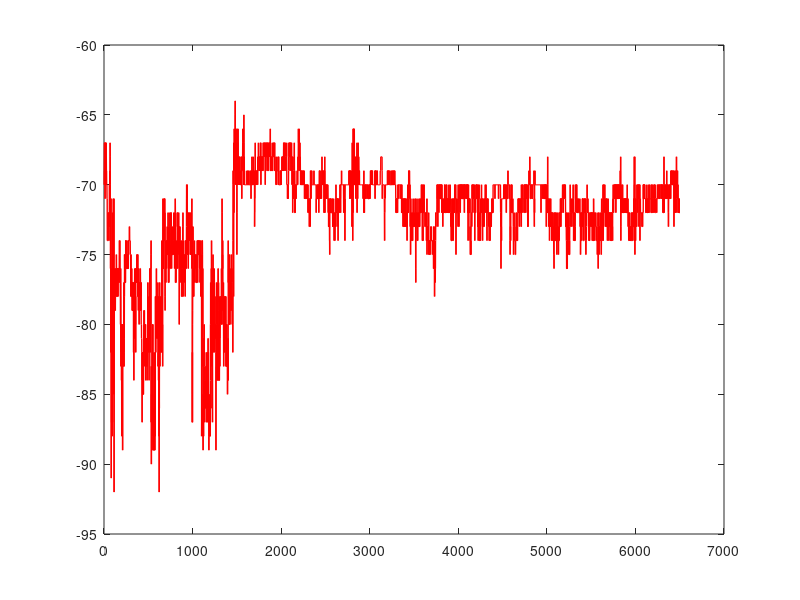

Write the MATLAB code that produced this figure. (Note: this script raises an error after producing the figure.)
clear; close all; clc

load data_NLOS.mat

rssa = A(1:6500,1);
rssLen = length(rssa);

textSize = 16;
linewid = 1;
figure(1)
plot(1:rssLen, rssa, 'r', 'MarkerFaceColor', 'r', 'LineWidth', linewid)
hold on
ax = gca;
ax.YAxis.FontSize = 13;
ax.XAxis.FontSize = 13;
ax.YAxis.FontWeight = 'bold';
ax.XAxis.FontWeight = 'bold';
xlim([0 rssLen-1])
xticklabels([0:1000:rssLen])
xlabel('Index', 'FontSize', 15, 'FontWeight', 'bold')
ylabel('RSS (dB)', 'FontSize', 15, 'FontWeight', 'bold')
print('entropy1','-depsc')

load data_NLOS_permh.mat

rssaperm = A.';
rssapermLen = length(rssaperm);

figure(2)
plot(1:rssapermLen, rssaperm, 'r', 'MarkerFaceColor', 'r', 'LineWidth',linewid)
hold on
ax = gca;
ax.YAxis.FontSize = 13;
ax.XAxis.FontSize = 13;
ax.YAxis.FontWeight = 'bold';
ax.XAxis.FontWeight = 'bold';
xlim([0 rssLen-1])
xticklabels([0:1000:rssLen])
xlabel('Index', 'FontSize', 15, 'FontWeight','bold')
ylabel('RSS (dB)', 'FontSize',15, 'FontWeight','bold')
print('entropy2','-depsc')

load data_NLOS_permf.mat

rssaperm = A.';
rssapermLen = length(rssaperm);

figure(3)
plot(1:rssapermLen, rssaperm, 'r', 'MarkerFaceColor', 'r', 'LineWidth',linewid)
hold on
ax = gca;
ax.YAxis.FontSize = 13;
ax.XAxis.FontSize = 13;
ax.YAxis.FontWeight = 'bold';
ax.XAxis.FontWeight = 'bold';
xlim([0 rssLen-1])
xticklabels([0:1000:rssLen])
xlabel('Index', 'FontSize', 15, 'FontWeight','bold')
ylabel('RSS (dB)', 'FontSize',15, 'FontWeight','bold')
print('entropy3','-depsc')
